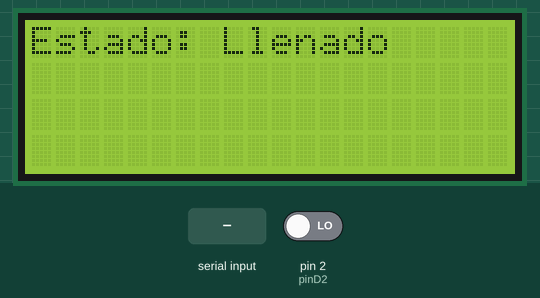
This sketch was run on a simulated Arduino Uno, built with avr-gcc and run on an emulated ATmega328P. Parts: 20×4 character LCD. The inputs (shaded band) are chosen by the test bench; at power-on: pin 2 (pinD2) LOW. What the sketch prints to the serial monitor is not drawn.

Above: at 1.7 s.
1.8 s: pin 2 (pinD2) driven HIGH
At 2.6 s:
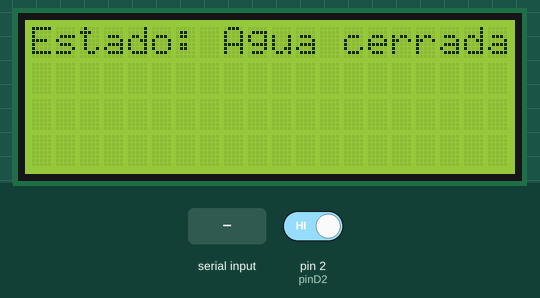
3.6 s: "r" received over Serial
At 6.5 s:
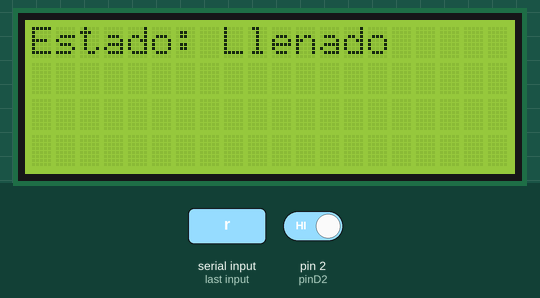
Timing chart, 0 to 8.0 s (numbered marks = the images above; inputs shaded):
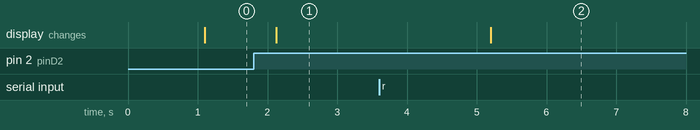

Measured:
- after the input at 1.8 s, the display: changes after 0.33 s (image 1)
- after the input at 3.6 s, the display: changes after 1.6 s (image 2)

The sketch:

01_volumen.ino
```cpp
/*Llenador de recipientes setenado el la cantidad de litros deseados 10/4/20*/

/*Inicio carga de Librerias*/
//#include <OneWire.h>
#include <DallasTemperature.h> //Lee sensor DS18B20 (temperatura)
//#include <Wire.h>//Comunicacion I2C
#include <LiquidCrystal_I2C.h>
/*Fin carga de Librerias*/

//Crear el objeto lcd  dirección  "0x3F" y configuro las caracteristicas del lcd (20 columnas x 4 filas)
LiquidCrystal_I2C lcd(0x3F, 20, 4);

//asignacion de salidas
const int pinD2 = 2;   //Sondas Temperatura
const int pinD3 = 3;   //Caudalimetro

const int K1    = A0; //Solenoide Agua
const int pinD4 = A4;   //LCD
const int pinD5 = A5;   //LCD


// Instancia a las clases OneWire y DallasTemperature
OneWire oneWireObj(pinD2);
DallasTemperature sensorDS18B20(&oneWireObj);

//Defino en variables las direcciones de las sondas
DeviceAddress address1 = {0x28, 0xAA, 0x7A, 0xB6, 0x13, 0x13, 0x2, 0x6E};//dirección del sensor 1
DeviceAddress address2 = {0x28, 0xAA, 0x6, 0x2A, 0x13, 0x13, 0x2, 0xD1};//dirección del sensor 2
DeviceAddress address3 = {0x28, 0xAA, 0x2E, 0x31, 0x13, 0x13, 0x2, 0xBB};//dirección del sensor 3

volatile int NumPulsos; //variable para la cantidad de pulsos recibidos

float factor_conversion=7.11; //para convertir de frecuencia a caudal
float volumen=0;
long dt=0; //variación de tiempo por cada bucle
long t0=0; //millis() del bucle anterior
float litros = 0;

//---Función que se ejecuta en interrupción---------------
void ContarPulsos ()
{
  NumPulsos++;  //incrementamos la variable de pulsos
}

//---Función para obtener frecuencia de los pulsos--------
int ObtenerFrecuecia()
{
  int frecuencia;
  NumPulsos = 0;   //Ponemos a 0 el número de pulsos
  interrupts();    //Habilitamos las interrupciones
  delay(1000);   //muestra de 1 segundo
  noInterrupts(); //Deshabilitamos  las interrupciones
  frecuencia=NumPulsos; //Hz(pulsos por segundo)
  return frecuencia;
}

void setup()
{
// Inicio la comunicación serie
  Serial.begin(9600);

  sensorDS18B20.begin();
  lcd.init(); //Inicio el LCD
  lcd.backlight(); //enciendo el Backlight del LCD

  pinMode(pinD2, INPUT);
  attachInterrupt(0,ContarPulsos,RISING);//(Interrupción 0(Pin2),función,Flanco de subida)
  Serial.println ("Envie 'r' para restablecer el volumen a 0 Litros");
  t0=millis();
  digitalWrite((K1), HIGH); // Todos los relays apagados al INICO
}

void loop ()
{

String solenoide;
  if (Serial.available()) {
    if(Serial.read()=='r')volumen=0;//restablecemos el volumen si recibimos 'r'
  }
  float frecuencia=ObtenerFrecuecia(); //obtenemos la frecuencia de los pulsos en Hz
  float caudal_L_m=frecuencia/factor_conversion; //calculamos el caudal en L/m
  dt=millis()-t0; //calculamos la variación de tiempo
  t0=millis();
  volumen=volumen+(caudal_L_m/60)*(dt/1000); // volumen(L)=caudal(L/s)*tiempo(s)

   //-----Enviamos por el puerto serie---------------
  Serial.print ("Caudal: ");
  Serial.print (caudal_L_m,3);
  Serial.print ("L/min\tVolumen: ");
  Serial.print (volumen,3);
  Serial.println (" L");
  if  (volumen <= litros){
      digitalWrite(K1, LOW);
      solenoide = "Llenado";
      Serial.println (solenoide);
      }else{
        digitalWrite(K1, HIGH);
        solenoide = "Agua cerrada";
        Serial.println (solenoide);
   }

/*Salida LCD  */
  lcd.clear();
  lcd.setCursor(0, 0);
  lcd.print("Estado: " + solenoide);

  lcd.setCursor(0, 1);
  lcd.print("");

  lcd.setCursor(0, 2);
  lcd.print("");

  lcd.setCursor(0, 3);
  lcd.print("");

}
```
